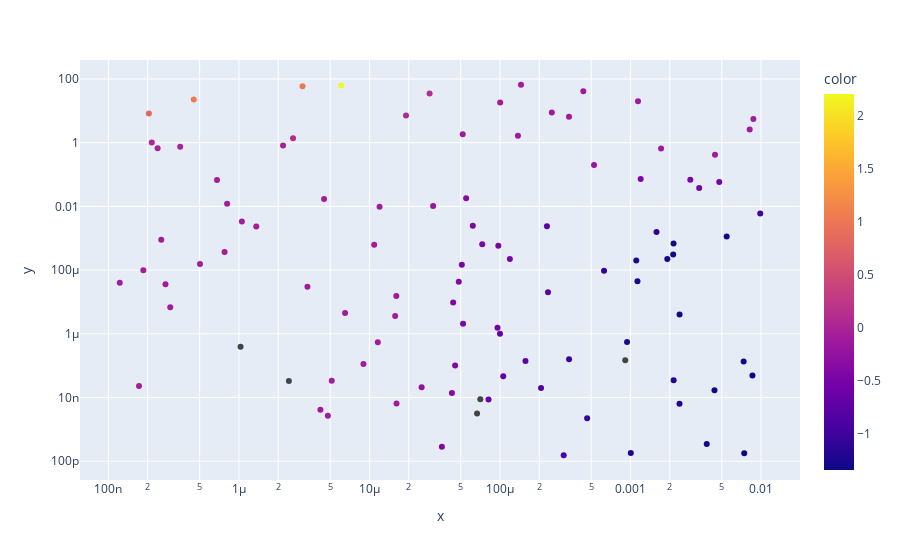

This figure's notebook cell:
### Code cell
import plotly.express as px
fig = px.scatter(x=df['learning_rate'], y=df['vae_beta'], color=np.log(df['val_loss']), log_x=True, log_y=True)
fig.show()
